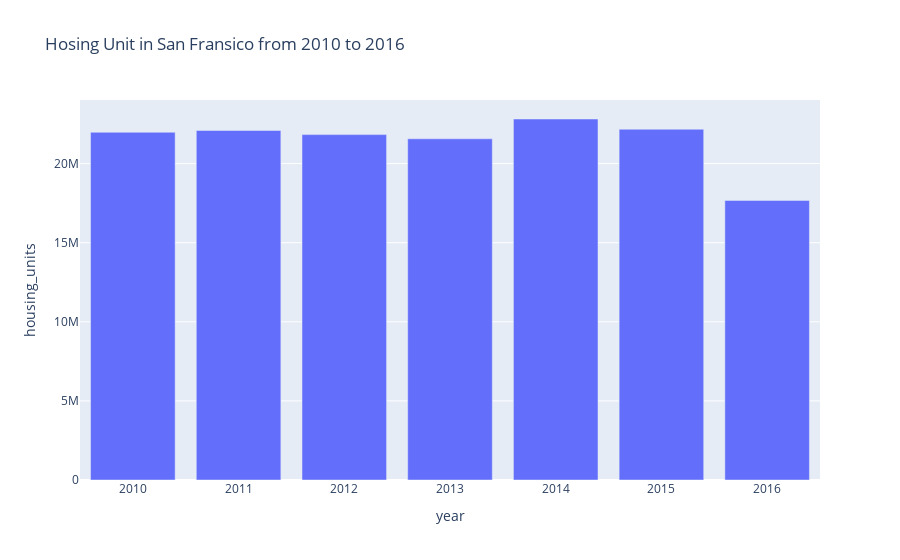

The code cell stored with this chart in its notebook:
### Code cell
# To plot the bar chart using Plotly
bar_plot = px.bar(
    avg_unit_per_year, x="year", y="housing_units", title="Hosing Unit in San Fransico from 2010 to 2016"
)
bar_plot

### Figure 1 — Plotly figure (JSON) as saved in the notebook; plotly's stock layout.template omitted (floating-point values rounded to 4 significant figures)
{"data": [{"alignmentgroup": "True", "hovertemplate": "year=%{x}<br>housing_units=%{y}<extra></extra>", "legendgroup": "", "marker": {"color": "#636efa"}, "name": "", "offsetgroup": "", "orientation": "v", "showlegend": false, "textposition": "auto", "type": "bar", "x": [2010, 2011, 2012, 2013, 2014, 2015, 2016], "xaxis": "x", "y": [21981040, 22095913, 21834332, 21568857, 22820880, 22173110, 17675132], "yaxis": "y"}], "layout": {"autosize": true, "barmode": "relative", "legend": {"tracegroupgap": 0}, "title": {"text": "Hosing Unit in San Fransico from 2010 to 2016"}, "xaxis": {"anchor": "y", "autorange": true, "domain": [0, 1], "range": [2010.0, 2016.0], "title": {"text": "year"}, "type": "linear"}, "yaxis": {"anchor": "x", "autorange": true, "domain": [0, 1], "range": [0, 24020000.0], "title": {"text": "housing_units"}, "type": "linear"}}}
